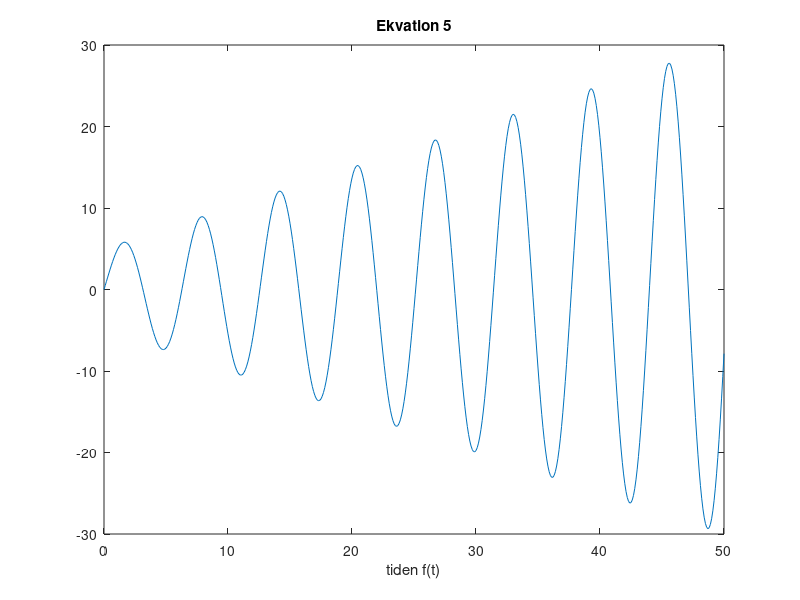

Recreate this plot in MATLAB.
A = 5;
b = 1;
c = 0;
m = 1;
v0 = 1;
v = v0;
delta = 0;
fi = 0;
t = 0:0.1:50;

ekvation5 = ((b./(2.*m.*v0))*t.*sin(v0*t)) + (A.*sin(v0.*t + delta));
plot(t,ekvation5)
title('Ekvation 5');
xlabel('tiden f(t)');
ylabel('');
